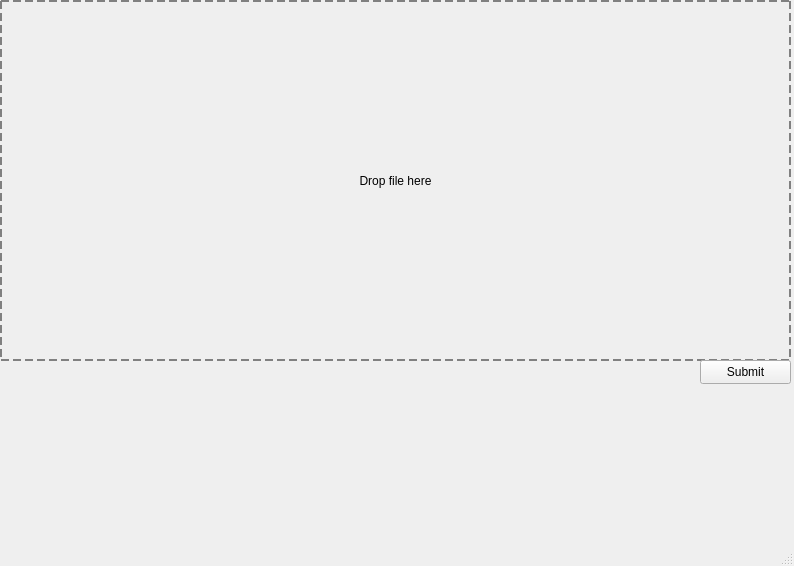
<?xml version="1.0" encoding="UTF-8"?>
<ui version="4.0">
 <class>MainWindow</class>
 <widget class="QMainWindow" name="MainWindow">
  <property name="geometry">
   <rect>
    <x>0</x>
    <y>0</y>
    <width>794</width>
    <height>566</height>
   </rect>
  </property>
  <property name="windowTitle">
   <string>MainWindow</string>
  </property>
  <widget class="QWidget" name="centralwidget">
   <widget class="QLabel" name="dragdroplabel">
    <property name="geometry">
     <rect>
      <x>0</x>
      <y>0</y>
      <width>791</width>
      <height>361</height>
     </rect>
    </property>
    <property name="acceptDrops">
     <bool>true</bool>
    </property>
    <property name="styleSheet">
     <string notr="true">border: 2px dashed gray; padding: 20px;</string>
    </property>
    <property name="text">
     <string>Drop file here</string>
    </property>
    <property name="alignment">
     <set>Qt::AlignmentFlag::AlignCenter</set>
    </property>
   </widget>
   <widget class="QPushButton" name="button">
    <property name="geometry">
     <rect>
      <x>700</x>
      <y>360</y>
      <width>91</width>
      <height>24</height>
     </rect>
    </property>
    <property name="text">
     <string>Submit</string>
    </property>
   </widget>
  </widget>
  <widget class="QMenuBar" name="menubar">
   <property name="geometry">
    <rect>
     <x>0</x>
     <y>0</y>
     <width>794</width>
     <height>33</height>
    </rect>
   </property>
  </widget>
  <widget class="QStatusBar" name="statusbar"/>
 </widget>
 <resources/>
 <connections/>
</ui>
